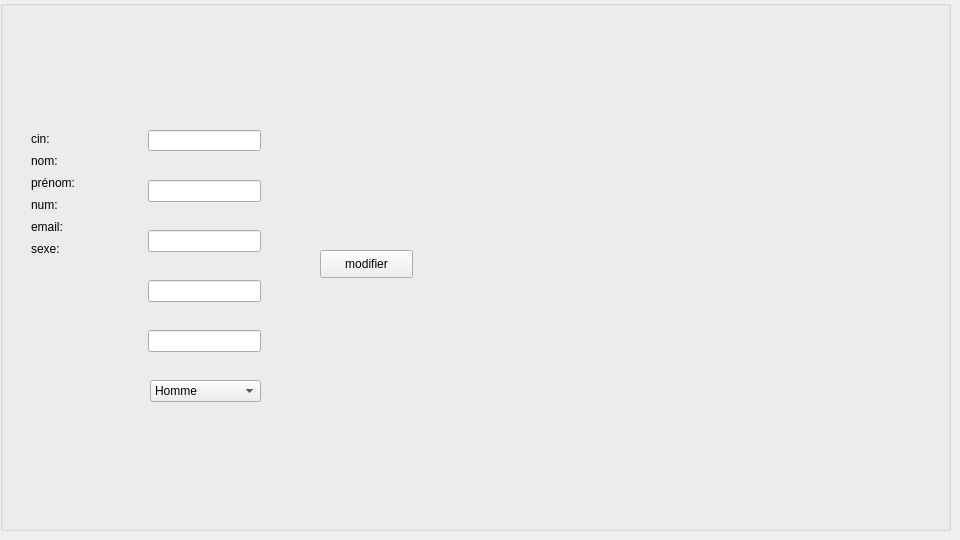
      <widget class="QWidget" name="tab_2">
       <attribute name="title">
        <string>modifier</string>
       </attribute>
       <widget class="QLabel" name="label_14">
        <property name="geometry">
         <rect>
          <x>31</x>
          <y>131</y>
          <width>21</width>
          <height>16</height>
         </rect>
        </property>
        <property name="text">
         <string>cin:</string>
        </property>
       </widget>
       <widget class="QLabel" name="label_15">
        <property name="geometry">
         <rect>
          <x>31</x>
          <y>153</y>
          <width>30</width>
          <height>16</height>
         </rect>
        </property>
        <property name="text">
         <string>nom:</string>
        </property>
       </widget>
       <widget class="QLabel" name="label_16">
        <property name="geometry">
         <rect>
          <x>31</x>
          <y>175</y>
          <width>49</width>
          <height>16</height>
         </rect>
        </property>
        <property name="text">
         <string>prénom:</string>
        </property>
       </widget>
       <widget class="QLabel" name="label_17">
        <property name="geometry">
         <rect>
          <x>31</x>
          <y>197</y>
          <width>30</width>
          <height>16</height>
         </rect>
        </property>
        <property name="text">
         <string>num:</string>
        </property>
       </widget>
       <widget class="QLabel" name="label_18">
        <property name="geometry">
         <rect>
          <x>31</x>
          <y>219</y>
          <width>36</width>
          <height>16</height>
         </rect>
        </property>
        <property name="text">
         <string>email:</string>
        </property>
       </widget>
       <widget class="QLineEdit" name="cin_up">
        <property name="geometry">
         <rect>
          <x>148</x>
          <y>130</y>
          <width>113</width>
          <height>21</height>
         </rect>
        </property>
       </widget>
       <widget class="QLineEdit" name="nom_up">
        <property name="geometry">
         <rect>
          <x>148</x>
          <y>180</y>
          <width>113</width>
          <height>22</height>
         </rect>
        </property>
       </widget>
       <widget class="QLineEdit" name="prenom_up">
        <property name="geometry">
         <rect>
          <x>148</x>
          <y>230</y>
          <width>113</width>
          <height>22</height>
         </rect>
        </property>
       </widget>
       <widget class="QLineEdit" name="num_up">
        <property name="geometry">
         <rect>
          <x>148</x>
          <y>280</y>
          <width>113</width>
          <height>22</height>
         </rect>
        </property>
       </widget>
       <widget class="QLineEdit" name="email_up">
        <property name="geometry">
         <rect>
          <x>148</x>
          <y>330</y>
          <width>113</width>
          <height>22</height>
         </rect>
        </property>
       </widget>
       <widget class="QPushButton" name="pushButton_7">
        <property name="geometry">
         <rect>
          <x>320</x>
          <y>250</y>
          <width>93</width>
          <height>28</height>
         </rect>
        </property>
        <property name="text">
         <string>modifier</string>
        </property>
       </widget>
       <widget class="QLabel" name="label_19">
        <property name="geometry">
         <rect>
          <x>31</x>
          <y>241</y>
          <width>31</width>
          <height>16</height>
         </rect>
        </property>
        <property name="text">
         <string>sexe:</string>
        </property>
       </widget>
       <widget class="QComboBox" name="comboBox_sexeup">
        <property name="geometry">
         <rect>
          <x>150</x>
          <y>380</y>
          <width>111</width>
          <height>22</height>
         </rect>
        </property>
        <item>
         <property name="text">
          <string>Homme</string>
         </property>
        </item>
        <item>
         <property name="text">
          <string>Femme</string>
         </property>
        </item>
       </widget>
       <widget class="QGroupBox" name="groupBox_5">
        <property name="geometry">
         <rect>
          <x>0</x>
          <y>0</y>
          <width>951</width>
          <height>531</height>
         </rect>
        </property>
        <property name="styleSheet">
         <string notr="true">background-image: url(:/image/image/7.png);</string>
        </property>
        <property name="title">
         <string/>
        </property>
       </widget>
       <zorder>groupBox_5</zorder>
       <zorder>label_14</zorder>
       <zorder>label_15</zorder>
       <zorder>label_16</zorder>
       <zorder>label_17</zorder>
       <zorder>label_18</zorder>
       <zorder>cin_up</zorder>
       <zorder>nom_up</zorder>
       <zorder>prenom_up</zorder>
       <zorder>num_up</zorder>
       <zorder>email_up</zorder>
       <zorder>pushButton_7</zorder>
       <zorder>label_19</zorder>
       <zorder>comboBox_sexeup</zorder>
      </widget>
